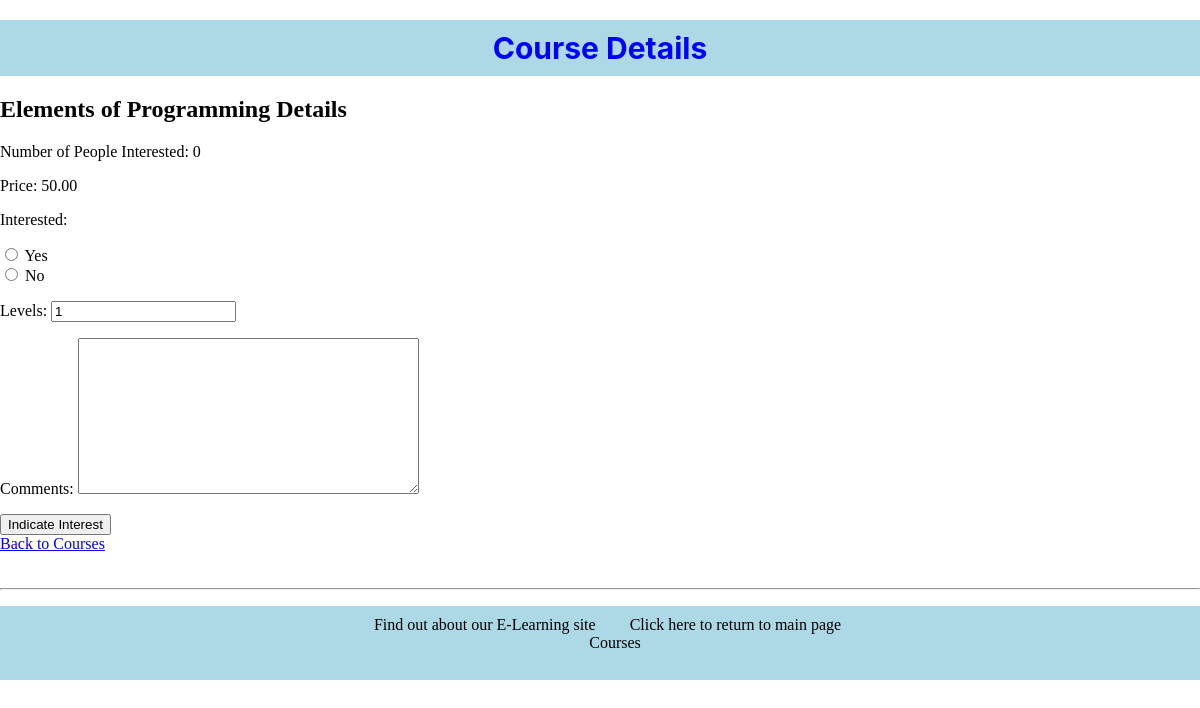
The app's page /myappF23/courses/1/ with its own data.
### myappF23/models.py (models this page shows, shortened)
class Course(models.Model):
    COURSE_LEVEL_CHOICES = [
        ("1", "Beginner"),
        ("2", "Intermediate"),
        ("3", "Advanced")
    ]
    title = models.CharField(max_length=200)
    description = models.TextField()
    instructors = models.ForeignKey(Instructor, on_delete=models.CASCADE)
    categories = models.ForeignKey(Category, on_delete=models.CASCADE)
    students = models.ManyToManyField(Student, blank=True)
    start_date = models.DateField()
    end_date = models.DateField()
    price = models.DecimalField(max_digits=10, decimal_places=2)
    level = models.CharField(max_length=20, choices=COURSE_LEVEL_CHOICES)
    interested = models.PositiveIntegerField(default=0)
    interested_students = models.ManyToManyField(Student, blank=True, related_name='interested_students')

### myappF23/views.py (the view)
# urls.py: path('courses/<int:course_id>/', views.coursedetail, name='coursedetail'),
def coursedetail(request, course_id):
    course = Course.objects.get(pk=course_id)
    if request.method == 'POST':
        form = InterestForm(request.POST)
        if form.is_valid() and form.cleaned_data['interested'] == 1:
            course.interested += 1
            course.interested_students.add(Student.objects.filter(user=request.user).first())
            course.save()
            return redirect('myappF23:index')  # Redirect to the main index page after indicating interest
    else:
        form = InterestForm()
    return render(request, 'myappF23/coursedetail.html', {'course': course, 'form': form})

### myappF23/forms.py
class InterestForm(forms.Form):
    INTEREST_CHOICES = [
        (1, 'Yes'),
        (0, 'No'),
    ]
    interested = forms.TypedChoiceField(
        choices=INTEREST_CHOICES, widget=forms.RadioSelect, coerce=int
    )
    levels = forms.IntegerField(initial=1, min_value=1)
    comments = forms.CharField(
        widget=forms.Textarea(attrs={'label': 'Additional Comments'}),
        required=False
    )

### myappF23/templates/myappF23/coursedetail.html (shortened to what this page needs)
{% extends 'myappF23/base.html' %}
{% block myhdg %}
    Course Details
{% endblock %}
{% block body_block %}
  <h2>{{ course.title }} Details</h2>
  <p>Number of People Interested: {{ course.interested }}</p>
  <p>Price: {{ course.price }}</p>
  <form method="post" action="{% url 'myappF23:coursedetail' course.id %}">
    {{ form.as_p }}
    <button type="submit">Indicate Interest</button>
  </form>
  <a href="{% url 'myappF23:courses' %}">Back to Courses</a>
{% endblock %}

### myappF23/static/myappF23/style.css (style rules this page uses)
body { margin: 0; padding: 0; }

### records on screen
Course: title "Elements of Programming", interested "0", price "50.00"
